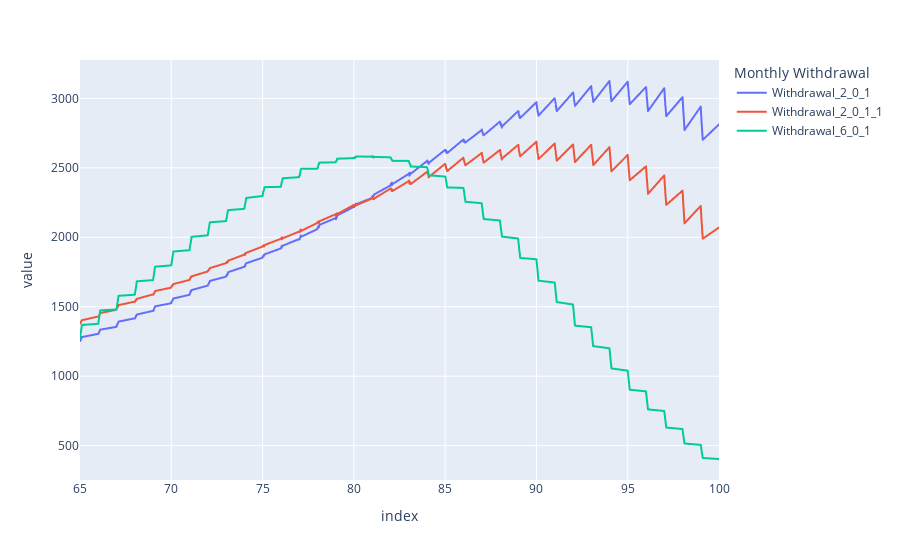

Notebook code for this chart:
### Code cell
pd.options.plotting.backend = "plotly"

fig = monthly_withdrawal_median_6.iloc[:,range(1, len(monthly_withdrawal_median_6.columns))].plot()
fig.update_layout(legend=dict(title="Monthly Withdrawal")) 
#plotly.offline.plot(fig, filename='./annual_balance_general_6pct_stock.html')

### Figure 1 — Plotly figure (JSON) as saved in the notebook; plotly's stock layout.template omitted (floating-point values rounded to 4 significant figures; data arrays with more than 128 entries replaced by an {"elided": "..."} marker saying what was removed)
{"data": [{"hovertemplate": "variable=Withdrawal_2_0_1<br>index=%{x}<br>value=%{y}<extra></extra>", "legendgroup": "Withdrawal_2_0_1", "line": {"color": "#636efa", "dash": "solid"}, "marker": {"symbol": "circle"}, "mode": "lines", "name": "Withdrawal_2_0_1", "showlegend": true, "type": "scattergl", "x": {"elided": "421 float values"}, "xaxis": "x", "y": {"elided": "421 float values"}, "yaxis": "y"}, {"hovertemplate": "variable=Withdrawal_2_0_1_1<br>index=%{x}<br>value=%{y}<extra></extra>", "legendgroup": "Withdrawal_2_0_1_1", "line": {"color": "#EF553B", "dash": "solid"}, "marker": {"symbol": "circle"}, "mode": "lines", "name": "Withdrawal_2_0_1_1", "showlegend": true, "type": "scattergl", "x": {"elided": "421 float values"}, "xaxis": "x", "y": {"elided": "421 float values"}, "yaxis": "y"}, {"hovertemplate": "variable=Withdrawal_6_0_1<br>index=%{x}<br>value=%{y}<extra></extra>", "legendgroup": "Withdrawal_6_0_1", "line": {"color": "#00cc96", "dash": "solid"}, "marker": {"symbol": "circle"}, "mode": "lines", "name": "Withdrawal_6_0_1", "showlegend": true, "type": "scattergl", "x": {"elided": "421 float values"}, "xaxis": "x", "y": {"elided": "421 float values"}, "yaxis": "y"}], "layout": {"autosize": true, "legend": {"title": {"text": "Monthly Withdrawal"}, "tracegroupgap": 0}, "margin": {"t": 60}, "xaxis": {"anchor": "y", "autorange": true, "domain": [0, 1], "range": [65, 100], "title": {"text": "index"}, "type": "linear"}, "yaxis": {"anchor": "x", "autorange": true, "domain": [0, 1], "range": [252.7, 3276.0], "title": {"text": "value"}, "type": "linear"}}}
